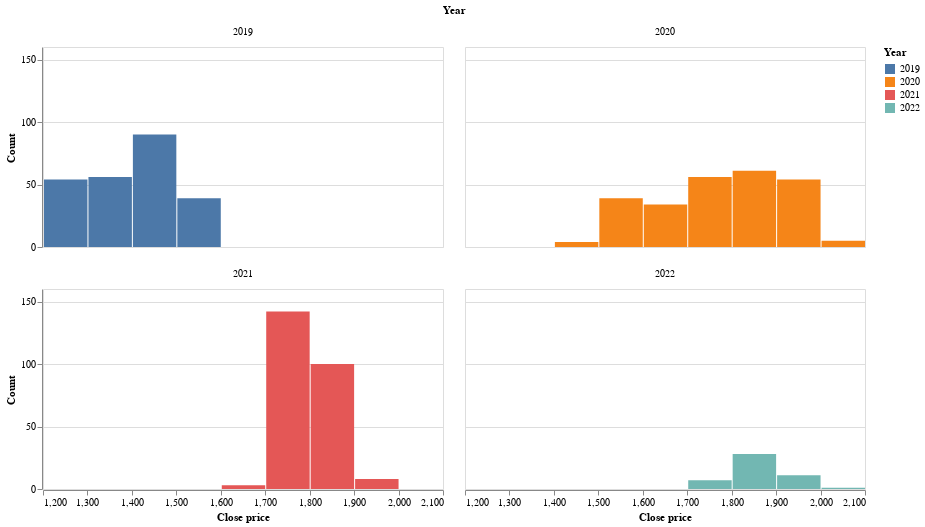

The code cell stored with this chart in its notebook:
### Markdown cell above
#### Closing price range over the period 2019 - latest 2022

### Code cell
(alt.Chart(Df).encode(x=alt.X('Close', bin=alt.Bin(maxbins=10), title='Close price'),
                      y=alt.Y('count()', title='Count'),
                      color='Year:N')
              .mark_bar()).properties(height=200, width=400).facet('Year', columns=2)

### Figure 1 — Vega-Lite specification as saved in the notebook (floating-point values rounded to 4 significant figures; data arrays with more than 128 entries replaced by an {"elided": "..."} marker saying what was removed)
{"$schema": "https://vega.github.io/schema/vega-lite/v4.17.0.json", "columns": 2, "config": {"view": {"continuousHeight": 300, "continuousWidth": 400}}, "data": {"name": "data-3e4890cae5037504dd8f9c0403e195c7"}, "datasets": {"data-3e4890cae5037504dd8f9c0403e195c7": {"elided": "792 records"}}, "facet": {"field": "Year", "type": "quantitative"}, "spec": {"encoding": {"color": {"field": "Year", "type": "nominal"}, "x": {"bin": {"maxbins": 10}, "field": "Close", "title": "Close price", "type": "quantitative"}, "y": {"aggregate": "count", "title": "Count", "type": "quantitative"}}, "height": 200, "mark": "bar", "width": 400}}
